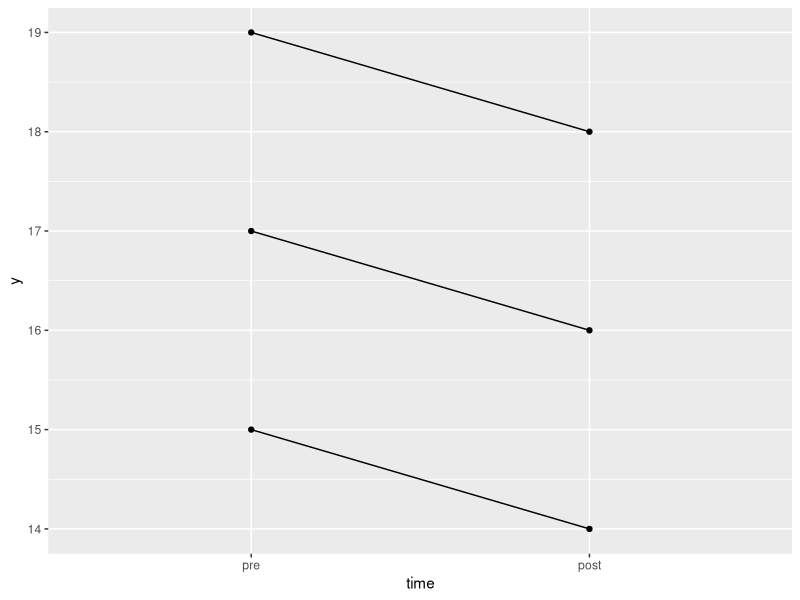

Recreate this plot in R.
## ---- chunk 1
library(tidyverse)
## ---- chunk 2
d <- tribble(
  ~obs, ~time, ~y,
  1, "pre", 19,
  2, "post", 18,
  3, "pre", 17,
  4, "post", 16,
  5, "pre", 15,
  6, "post", 14
)
d
## ---- chunk 3
d
## ---- chunk 4
d %>% pivot_wider(names_from = time, values_from = y)
## ---- chunk 5
d %>% pivot_wider(names_from = time, values_from = y)
## ---- chunk 6
d2 <- tribble(
  ~subject, ~time, ~y,
  1, "pre", 19,
  1, "post", 18,
  2, "pre", 17,
  2, "post", 16,
  3, "pre", 15,
  3, "post", 14
)
d2
## ---- chunk 7
d2 %>% pivot_wider(names_from = time, values_from = y)
## ---- chunk 8
d2 %>% mutate(time = fct_inorder(time)) %>% 
  ggplot(aes(x = time, y = y, group = subject)) +
    geom_point() + geom_line()
## ---- chunk 9
d3 <- tribble(
  ~group, ~y,
  "control", 8,
  "control", 11,
  "control", 13,
  "control", 14,
  "treatment", 12,
  "treatment", 15,
  "treatment", 16,
  "treatment", 17,
)
d3
## ---- chunk 10
d3 %>% pivot_wider(names_from = group, values_from = y)
## ---- chunk 11
d3 %>% pivot_wider(names_from = group, values_from = y) %>% 
  unnest(c(control, treatment))
## ---- chunk 12
d3 %>% nest_by(group) %>% 
  summarize(n = nrow(data), 
            mean_y = mean(data$y), 
            sd_y = sd(data$y))
